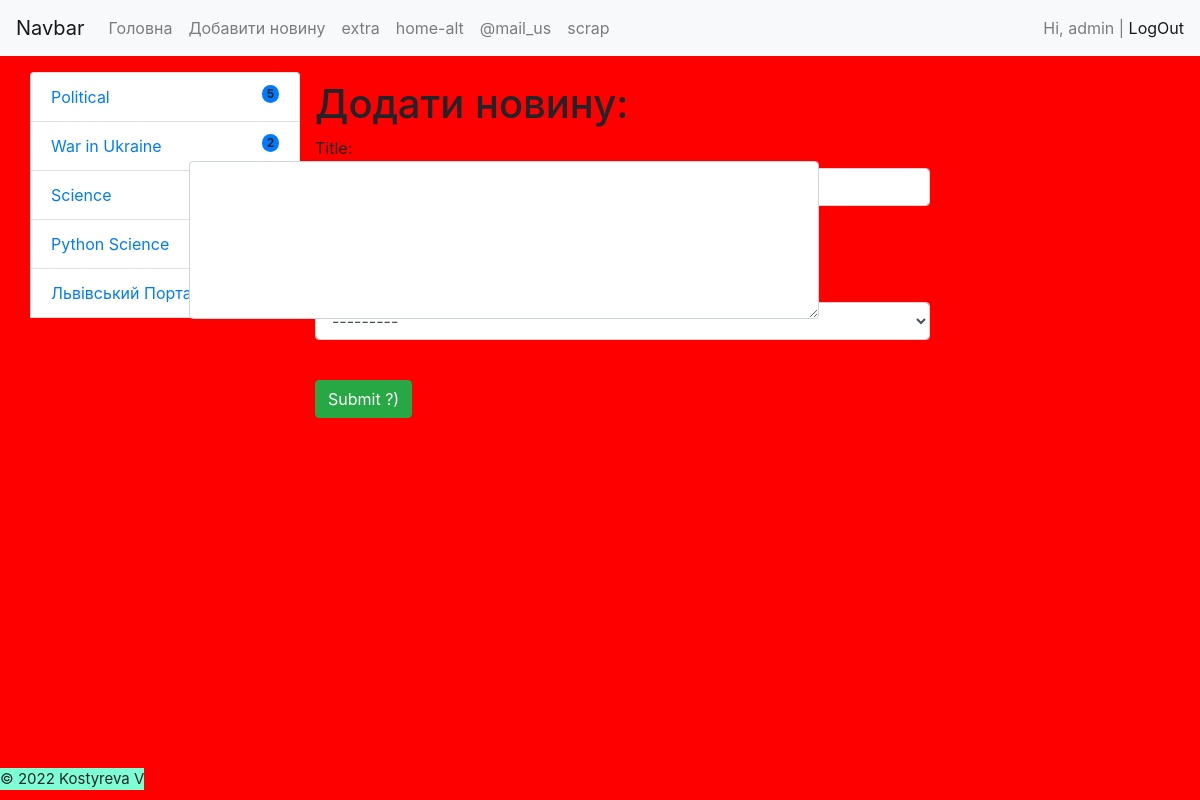
The page /article/add-news (signed in) on the database its author committed.
### blog/models.py (models this page shows, shortened)
class Category(models.Model):
    title = models.CharField(max_length=150, db_index=True, verbose_name='Категорія')
    def __str__(self):
        return self.title
    class Meta:         # for admin.menu
        verbose_name= 'Категорія'
        verbose_name_plural = 'Категорії'

### blog/views.py (the view)
# urls.py: path('article/add-news', CreateNews.as_view(), name= 'add_news'),
class CreateNews(LoginRequiredMixin, CreateView):
    form_class = NewsForm
    template_name = 'blog/add_news.html'
    login_url = '/admin/'  # redirect if not authorized

### blog/forms.py
class NewsForm(forms.ModelForm):
    class Meta:
        model = News
        fields = 'title', 'content', 'category' #'__all__'рекомендується прописати всі =[ 'title', 'content', 'category']
        widgets = {
            'title': forms.TextInput(attrs={'class': 'form-control'}),
            'content': forms.Textarea(attrs={'class': 'form-control', 'rows':6}),
            'category': forms.Select(attrs={'class': 'form-control'})
        }

### blog/templatetags/news_tags.py (called while the page is built)
@register.simple_tag(name='get_list_categories')
def get_categories():
    categories = Category.objects.annotate(cnt= Count('news', filter=F('news__is_published'))).filter(cnt__gt=0)
    return categories

### blog/Templates/blog/add_news.html (shortened to what this page needs)
{% extends 'base.html' %}
{% block title %}Add one new article{% endblock %}
    {% block sidebar %}
        {% include 'blog/list_categories.html' %}
    {% endblock %}
{% block card_news_container %}
    <div class="list-group col-md-9">
        <form action="{% url 'add_news' %}" method="post" enctype="multipart/form-data">
            <H1>Додати новину:</H1>
            {{ form.as_p }}
            <br/>
            <button type="submit" class="btn btn-success">Submit ?)</button>
        </form>
    </div>
{% endblock %}

### templates/base.html (shortened to what this page needs)
{% load static %}
<!doctype html>
<html lang="en">
<head>
    <link rel="stylesheet" href="https://cdn.jsdelivr.net/npm/bootstrap@4.6.1/dist/css/bootstrap.min.css"
>
        <link rel="stylesheet" type="text/css" href=" {% static 'css/style.css' %}?{% now " u"="" %}'>
    <title> {% block title %}Новини світу{% endblock %} </title>
</head>
<body>
<nav class="navbar navbar-expand-lg navbar-light bg-light">
    <a class="navbar-brand" href="{% url 'home' %}">Navbar</a>
    <div class="collapse navbar-collapse" id="navbarSupportedContent">
        <ul class="navbar-nav mr-auto">
            <a class="nav-link" href="{% url 'home' %}"> Головна</a>
            <a class="nav-link" href="{% url 'add_news' %}"> Добавити новину</a>
            {% if request.user.is_authenticated %}
                <a class="nav-link" href="{% url 'for_delete' %}"> extra</a>
                <a class="nav-link" href="{% url 'home_altern_grid' %}"> home-alt</a>
                <a class="nav-link" href="{% url 'send_mail_test' %}"> @mail_us</a>
                <a class="nav-link" href="{% url 'scraping' %}">scrap</a>
            {% endif %}
        </ul>
        <span class="navbar-text">
            {% if request.user.is_authenticated %}
                Hi, {{ user.username }} | <a href="{% url 'logout' %}">LogOut</a>
            {% else %}
                 <a href="{% url 'register' %}">Register</a>|
                 <a href="{% url 'login' %}">Login</a>
            {% endif %}
        </span>
    </div>
<div class="container mt-3">
    <div class="row">
        <div class="list-group col-md-3">
            {% block sidebar %}      {% endblock %}
        </div>
    <div class="list-group col-md-9">
        {% block card_news_container %}
        {% endblock %}
    </div>  {% comment %} end div col-md-9 {% endcomment %}
    </div> {% comment %} end div row  {% endcomment %}
</div>
<footer>© 2022 Kostyreva V</footer>
</body>
</html>

### blog/Templates/blog/list_categories.html
{% load news_tags %}
{% get_list_categories as categories %}
{% for categ in categories %}
    <li class="list-group-item d-flex justify-content-between align-items-start">
        <div class="ms-2 me-auto">
            <div class="fw-bold">  <a href="{% url 'category' categ.pk %}">{{ categ.title }}</a></div>
        </div>
        <span class="badge bg-primary rounded-pill"> {{ categ.cnt }} </span>
    </li>
{% endfor %}
<br>

### static/css/style.css (style rules this page uses)
footer { height: 22px; position: fixed; font-size: 15px; bottom: 10px; background-color: aquamarine; text-align: center; }
textarea { position: absolute; top: 24%; right: 20%; height: 100px; }

### rows shown on the page
Category: title "Political", cnt "5"
Category: title "War in Ukraine", cnt "2"
Category: title "Science"
Category: title "Python Science"
Category: title "Львівський Портал"

### other values the page prints
{{ user.username }} "admin"
